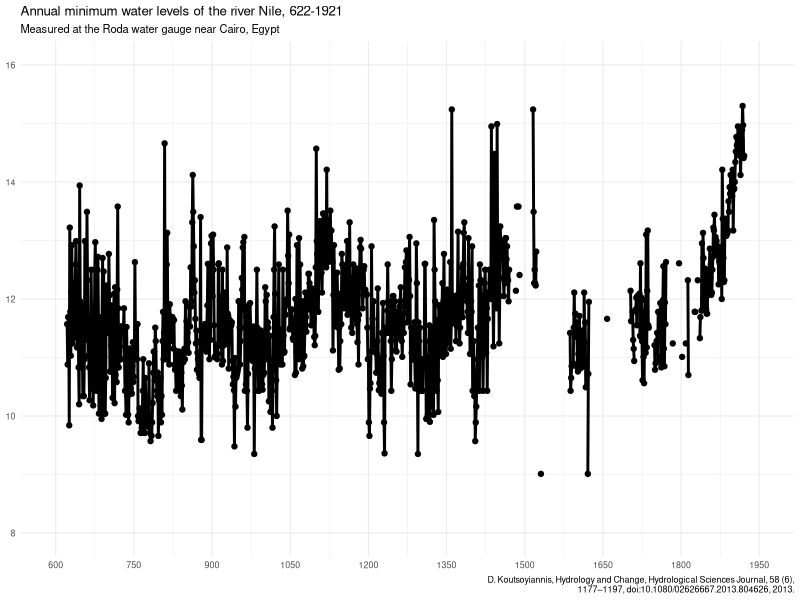
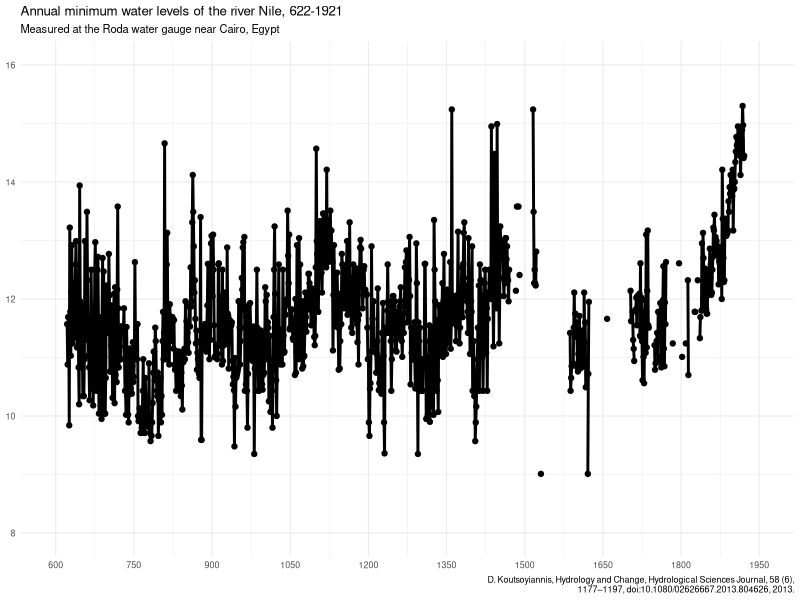

The R source for these figures, in order:
## load packages ----
library(tidyverse)

## load data ----
# Source: https://www.itia.ntua.gr/en/docinfo/1351/
nilometer <- readxl::read_excel(path = "RodaNilometerData.xlsx", skip = 10) |> 
  select(2:6) |> 
  setNames(c("year", "min_level", "max_level", "min_depth", "max_depth"))

write_csv(x = nilometer, file = "nilometer.csv")


## plot ----
nilometer_caption <- "D. Koutsoyiannis, Hydrology and Change, Hydrological Sciences Journal, 58 (6), 1177–1197, doi:10.1080/02626667.2013.804626, 2013."

p <- ggplot(data = nilometer, mapping = aes(x = year)) +
  geom_line(mapping = aes(y = min_level), linewidth = 1) +
  geom_point(mapping = aes(y = min_level), size = 1.5) +
  scale_x_continuous(breaks = seq(600, 1950, 150), limits = c(600, 1950)) +
  scale_y_continuous(breaks = seq(8, 16, 2), limits = c(8, 16)) +
  labs(
    title = "Annual minimum water levels of the river Nile, 622-1921",
    subtitle = "Measured at the Roda water gauge near Cairo, Egypt",
    x = NULL, y = NULL,
    caption = str_wrap(nilometer_caption)
  ) +
  theme_minimal(base_size = 8)

print(p)

ggsave(filename = "nilometer.png", path = ".", plot = p, width = 24, height = 10, units = "cm", bg = "white")

